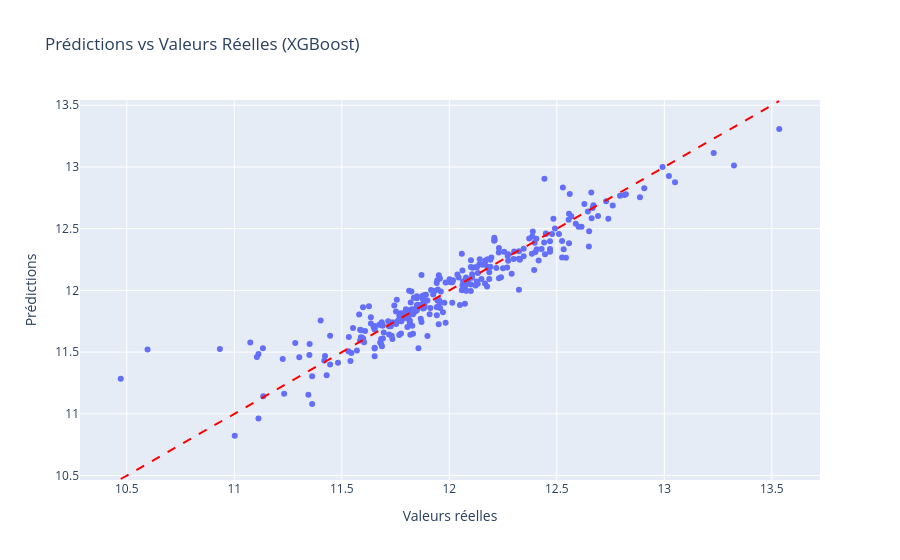

Notebook code for this chart:
### Code cell
# Prédictions vs réalité

fig = px.scatter(
    results_df,
    x="y_true",
    y="y_pred",
    title=f"Prédictions vs Valeurs Réelles ({best_model_name})",
    labels={
        "y_true": "Valeurs réelles",
        "y_pred": "Prédictions"
    }
)

# Ligne parfaite
fig.add_shape(
    type="line",
    x0=results_df["y_true"].min(),
    y0=results_df["y_true"].min(),
    x1=results_df["y_true"].max(),
    y1=results_df["y_true"].max(),
    line=dict(color="red", dash="dash")
)

fig.show()

### Figure 1 — Plotly figure (JSON) as saved in the notebook; plotly's stock layout.template omitted (floating-point values rounded to 4 significant figures; data arrays with more than 128 entries replaced by an {"elided": "..."} marker saying what was removed)
{"data": [{"hovertemplate": "Valeurs réelles=%{x}<br>Prédictions=%{y}<extra></extra>", "legendgroup": "", "marker": {"color": "#636efa", "symbol": "circle"}, "mode": "markers", "name": "", "orientation": "v", "showlegend": false, "type": "scatter", "x": {"elided": "292 float values"}, "xaxis": "x", "y": {"elided": "292 float values"}, "yaxis": "y"}], "layout": {"legend": {"tracegroupgap": 0}, "shapes": [{"line": {"color": "red", "dash": "dash"}, "type": "line", "x0": 10.47, "x1": 13.53, "y0": 10.47, "y1": 13.53}], "title": {"text": "Prédictions vs Valeurs Réelles (XGBoost)"}, "xaxis": {"anchor": "y", "domain": [0, 1], "title": {"text": "Valeurs réelles"}}, "yaxis": {"anchor": "x", "domain": [0, 1], "title": {"text": "Prédictions"}}}}
